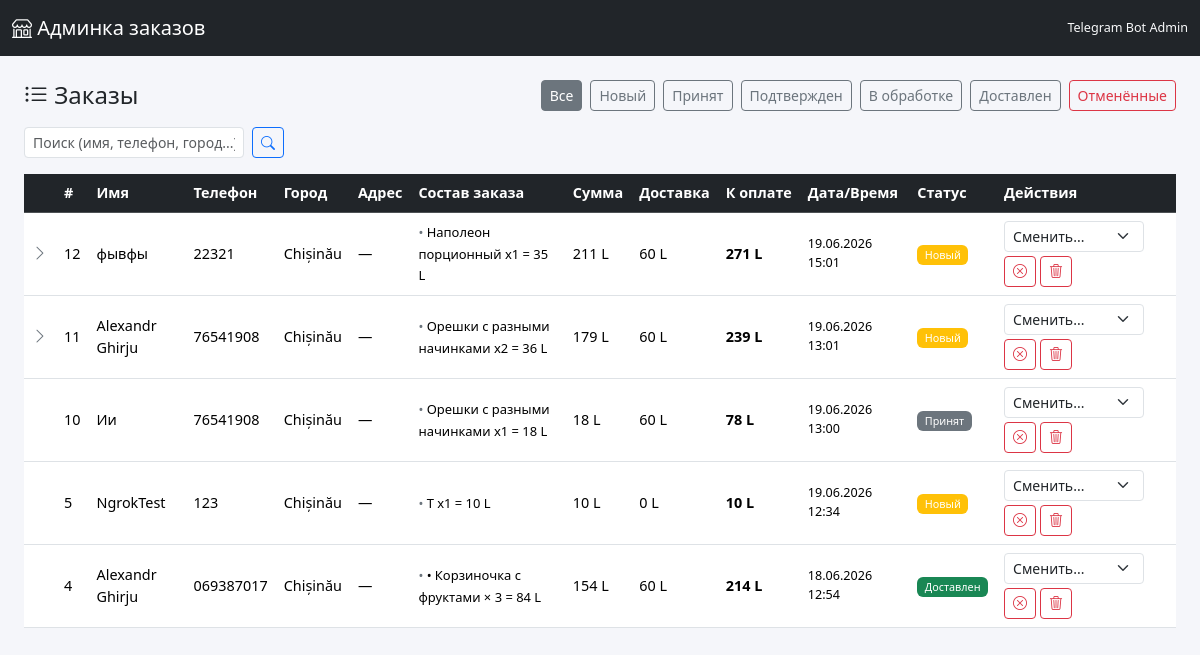
The page / on the database its author committed.
### models.py (models this page shows, shortened)
class Order(db.Model):
    __tablename__ = "orders"
    id = db.Column(db.Integer, primary_key=True)
    telegram_msg_id = db.Column(db.Integer, unique=True, nullable=True)
    customer_tg_id = db.Column(db.Integer, nullable=True)
    customer_name = db.Column(db.String(255), default="")
    phone = db.Column(db.String(100), default="")
    city = db.Column(db.String(255), default="")
    items = db.Column(db.Text, default="")
    address = db.Column(db.String(500), default="")
    total = db.Column(db.String(100), default="")
    delivery = db.Column(db.String(100), default="")
    to_pay = db.Column(db.String(100), default="")
    order_datetime = db.Column(db.String(100), default="")
    raw_text = db.Column(db.Text, default="")
    status = db.Column(db.String(50), default="new")
    created_at = db.Column(
        db.DateTime, default=lambda: datetime.now(timezone.utc)
    )

### app.py (the view, shortened to what this page needs)
@app.route("/")
def index():
    status_filter = request.args.get("status", "")
    search = request.args.get("search", "").strip()
    query = Order.query
    if status_filter in STATUSES:
        query = query.filter_by(status=status_filter)
    orders = query.order_by(Order.created_at.desc()).all()
    return render_template(
        "index.html",
        orders=orders,
        statuses=STATUSES,
        status_order=STATUS_ORDER,
        current_status=status_filter,
        search=search,
    )

### templates/index.html (shortened to what this page needs)
{% extends "base.html" %}
{% block content %}
<div class="d-flex justify-content-between align-items-center mb-3 flex-wrap gap-2">
  <h4 class="mb-0"><i class="bi bi-list-ul"></i> Заказы</h4>
  <div class="d-flex gap-2 flex-wrap">
    <a href="{{ url_for('index') }}" class="btn btn-outline-secondary btn-sm {% if not current_status %}active{% endif %}">Все</a>
    {% for key in status_order %}
      <a href="{{ url_for('index', status=key, search=search) }}"
         class="btn btn-outline-{{ 'secondary' if key != 'cancelled' else 'danger' }} btn-sm {% if current_status == key %}active{% endif %}">
        {{ statuses[key] }}
      </a>
    {% endfor %}
    <a href="{{ url_for('index', status='cancelled', search=search) }}"
       class="btn btn-outline-danger btn-sm {% if current_status == 'cancelled' %}active{% endif %}">
      Отменённые
    </a>
  </div>
</div>
<form method="GET" action="{{ url_for('index') }}" class="row g-2 mb-3">
  <div class="col-auto">
    <input type="text" name="search" class="form-control form-control-sm" placeholder="Поиск (имя, телефон, город...)" value="{{ search }}">
  </div>
  <div class="col-auto">
    <button type="submit" class="btn btn-sm btn-outline-primary"><i class="bi bi-search"></i></button>
  </div>
</form>
{% if orders %}
<div class="table-responsive">
  <table class="table table-hover align-middle">
    <thead class="table-dark">
      <tr>
        <th style="width:32px"></th>
        <th>#</th>
        <th>Имя</th>
        <th>Телефон</th>
        <th>Город</th>
        <th>Адрес</th>
        <th>Состав заказа</th>
        <th>Сумма</th>
        <th>Доставка</th>
        <th>К оплате</th>
        <th>Дата/Время</th>
        <th>Статус</th>
        <th>Действия</th>
      </tr>
    </thead>
    <tbody>
      {% for order in orders %}
      <tr class="order-row status-{{ order.status }}">
        <td class="text-center">
          {% set items_list = (order.items or '').split(', ') %}
          {% if items_list|length > 1 %}
            <a href="#" class="items-toggle" data-id="{{ order.id }}" title="Раскрыть состав">
              <i class="bi bi-chevron-right items-icon" id="icon-{{ order.id }}"></i>
            </a>
          {% endif %}
        </td>
        <td>{{ order.id }}</td>
        <td>{{ order.customer_name or '—' }}</td>
        <td>{{ order.phone or '—' }}</td>
        <td>{{ order.city or '—' }}</td>
        <td>{{ order.address or '—' }}</td>
        <td class="text-wrap" style="max-width: 220px;">
          <span class="items-first" id="firstItem-{{ order.id }}">{{ items_list[0] if items_list else '—' }}</span>
        </td>
        <td>{{ order.total or '—' }}</td>
        <td>{{ order.delivery or '—' }}</td>
        <td><strong>{{ order.to_pay or '—' }}</strong></td>
        <td class="small">{{ order.order_datetime or (order.created_at.strftime('%d.%m.%Y %H:%M') if order.created_at else '—') }}</td>
        <td>
          {% if order.status == 'cancelled' %}
            <span class="badge bg-danger">Отменён</span>
          {% else %}
            <span class="badge bg-{{ 'success' if order.status == 'delivered' else 'primary' if order.status == 'processing' else 'info' if order.status == 'confirmed' else 'secondary' if order.status == 'accepted' else 'warning' }}">
              {{ statuses.get(order.status, order.status) }}
            </span>
          {% endif %}
        </td>
        <td>
          {% if order.status != 'cancelled' %}
          <div class="d-flex gap-1 flex-wrap">
            <form method="POST" action="{{ url_for('update_status', order_id=order.id) }}" class="d-inline">
              <select name="status" class="form-select form-select-sm d-inline" style="width:auto; display:inline-block!important;" onchange="this.form.submit()">
                <option value="">Сменить...</option>
              </select>
            </form>
            <form method="POST" action="{{ url_for('cancel_order', order_id=order.id) }}" class="d-inline" onsubmit="return confirm('Отменить заказ #{{ order.id }}?')">
              <button type="submit" class="btn btn-outline-danger btn-sm" title="Отменить"><i class="bi bi-x-circle"></i></button>
            </form>
            <form method="POST" action="{{ url_for('delete_order', order_id=order.id) }}" class="d-inline" onsubmit="return confirm('Удалить заказ #{{ order.id }} навсегда?')">
              <button type="submit" class="btn btn-outline-danger btn-sm" title="Удалить"><i class="bi bi-trash3"></i></button>
            </form>
          </div>
          {% endif %}
        </td>
      </tr>
      {% endfor %}
    </tbody>
  </table>
</div>
{% else %}
<div class="text-center py-5 text-muted">
  <i class="bi bi-inbox display-4 d-block mb-2"></i>
  <p>Заказов пока нет. Ожидаю сообщения от Telegram...</p>
</div>
{% endif %}
{% endblock %}

### templates/base.html (shortened to what this page needs)
<!DOCTYPE html>
<html lang="ru">
<head>
  <link href="https://cdn.jsdelivr.net/npm/bootstrap@5.3.2/dist/css/bootstrap.min.css" rel="stylesheet">
  <link rel="stylesheet" href="https://cdn.jsdelivr.net/npm/bootstrap-icons@1.11.3/font/bootstrap-icons.min.css">
  <link rel="stylesheet" href="{{ url_for('static', filename='style.css') }}">
</head>
<body>
  <nav class="navbar navbar-dark bg-dark mb-4">
    <div class="container-fluid">
      <a class="navbar-brand" href="{{ url_for('index') }}">
        <i class="bi bi-shop"></i> Админка заказов
      </a>
      <span class="navbar-text text-light small">
        Telegram Bot Admin
      </span>
    </div>
  </nav>
  <div class="container-fluid px-4">
    {% block content %}{% endblock %}
  </div>
</body>
</html>

### static/style.css (style rules this page uses)
body { background: #f5f6fa; font-size: 0.9rem; }
.table th { white-space: nowrap; }
.order-row td { vertical-align: middle; }
.badge { font-weight: 500; padding: 0.4em 0.7em; }
.items-toggle { color: #6c757d; text-decoration: none; display: inline-block; line-height: 1; }
.items-icon { font-size: 1.1em; transition: transform 0.15s; }
.items-first { font-size: 0.9em; }
.items-detail li::before, .items-first::before { content: "• "; color: #6c757d; }

### rows shown on the page
Order: id "12", customer_name "фывфы", phone "22321", city "Chișinău", address "—", items_list "Наполеон порционный x1 = 35 L", total "211 L", delivery "60 L", to_pay "271 L", order_datetime "19.06.2026 15:01", get "Новый"
Order: id "11", customer_name "Alexandr Ghirju", phone "76541908", city "Chișinău", address "—", items_list "Орешки с разными начинками x2 = 36 L", total "179 L", delivery "60 L", to_pay "239 L", order_datetime "19.06.2026 13:01", get "Новый"
Order: id "10", customer_name "Ии", phone "76541908", city "Chișinău", address "—", items "Орешки с разными начинками x1 = 18 L", total "18 L", delivery "60 L", to_pay "78 L", order_datetime "19.06.2026 13:00", get "Принят"
Order: id "5", customer_name "NgrokTest", phone "123", city "Chișinău", address "—", items "T x1 = 10 L", total "10 L", delivery "0 L", to_pay "10 L", order_datetime "19.06.2026 12:34", get "Новый"
Order: id "4", customer_name "Alexandr Ghirju", phone "069387017", city "Chișinău", address "—", items "• Корзиночка с фруктами × 3 = 84 L", total "154 L", delivery "60 L", to_pay "214 L", order_datetime+created_at "18.06.2026 12:54", get "Доставлен"

### other values the page prints
{{ statuses[key] }} "Новый" "Принят" "Подтвержден" "В обработке" "Доставлен"
